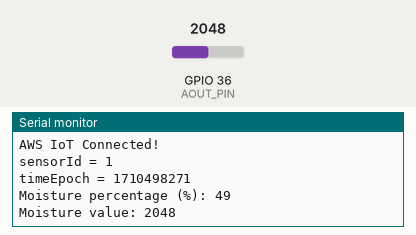
This sketch was run on a simulated ESP32. Shown: the last lines printed to the serial monitor. Inputs (shaded band) come from the test bench; at power-on: GPIO 36 (AOUT_PIN) = 2048. WiFi joins after 1.5 s; servers stay silent unless stated; network time is answered at once with the bench clock; the local clock reads 2024-03-15 10:24:30 at power-on unless the sketch sets it; no MQTT or app messages arrive unless stated; not simulated (calls return 0 or success): secrets.h.

Above: at 2.7 s.
2.8 s: GPIO 36 (AOUT_PIN) set to 2866
At 7.3 s:
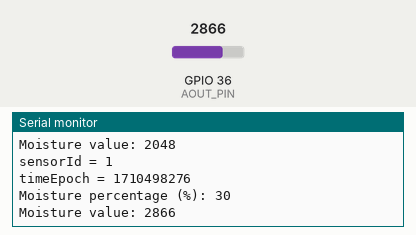
8.8 s: GPIO 36 (AOUT_PIN) set to 3603
At 12.4 s:
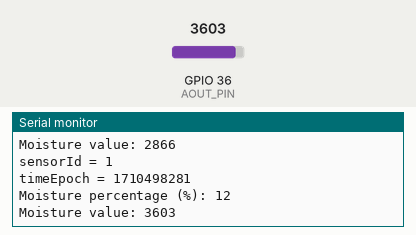
Timing chart, 0 to 13.9 s (numbered marks = the images above; inputs shaded):
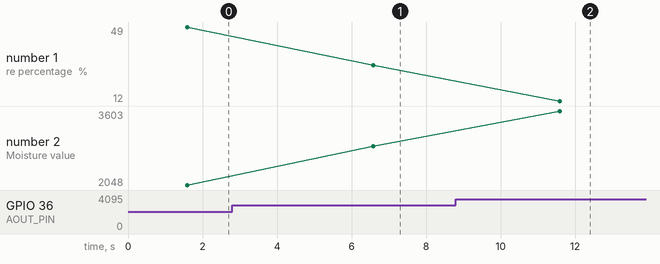

The sketch:

stream-to-iot.ino
```cpp
#include "secrets.h" // Stores Wifi SSID, Wifi password, sensor's device certificate (private and public key), and AWS Root CA's public key
#include <WiFiClientSecure.h>
#include <PubSubClient.h>
#include <ArduinoJson.h>
#include "WiFi.h"
#include <NTPClient.h>
#include <WiFiUdp.h>

// Define ESP32 pin number (36) which connects to AOUT pin of moisture sensor
#define AOUT_PIN 36

// Define AWS IoT endpoint and port, and IoT publish topic the ESP32 is authorized to public to per sensor's device certificate
#define AWS_IOT_PUBLISH_TOPIC "webar-iottopic-sensordata"
#define AWS_IOT_PORT 8883 // for MQTTS
// const char AWS_IOT_ENDPOINT[] = "a26votdjnsez62-ats.iot.eu-central-1.amazonaws.com";
#define AWS_IOT_ENDPOINT "a26votdjnsez62-ats.iot.eu-central-1.amazonaws.com"

// Define the name and id of the soil moisture sensor connected to the ESP32
#define THINGNAME "webar-iotthing-soilsensor"
#define SENSOR_ID 1

unsigned long timeEpoch;
int moistureValue;
int moisturePercentage;

// WiFiClientSecure.h is a base class that provides Client SSL to ESP32 microcontroller
// https://github.com/espressif/arduino-esp32/blob/master/libraries/WiFiClientSecure/src/WiFiClientSecure.h
WiFiClientSecure wifiSecureNetwork = WiFiClientSecure();

// Create a pubsub client which uses WiFi connection with SSL encryption
PubSubClient pubsubClient(wifiSecureNetwork);

// Define NTP Client which connects to NTP server via UDP to get time
WiFiUDP ntpUDP;
NTPClient ntpTimeClient(ntpUDP, "europe.pool.ntp.org");

// Connect to AWS IoT Core using connection credentials
void connectAWSIoTCore() {
  // Set ESP32 as a WiFi station
  WiFi.mode(WIFI_STA);

  // Connect ESP32 to WiFi
  WiFi.begin(WIFI_SSID, WIFI_PASSWORD);
  Serial.println("Connecting to Wi-Fi");
  while (WiFi.status() != WL_CONNECTED) {
    delay(500);
    Serial.print(".");
  }

  // Configure WiFiClientSecure to use the AWS IoT device credentials
  wifiSecureNetwork.setCACert(AWS_CERT_CA);
  wifiSecureNetwork.setCertificate(AWS_CERT_CRT);
  wifiSecureNetwork.setPrivateKey(AWS_CERT_PRIVATE);

  // Connect to the MQTT broker on the AWS endpoint using pubsub client
  pubsubClient.setServer(AWS_IOT_ENDPOINT, AWS_IOT_PORT);

  // Create a message handler
  pubsubClient.setCallback(messageHandler);

  Serial.println("Connecting to AWS IOT");

  while (!pubsubClient.connect(THINGNAME)) {
    Serial.print(".");
    delay(100);
  }

  if (!pubsubClient.connected()) {
    Serial.println("AWS IoT Timeout!");
    return;
  }

  Serial.println("AWS IoT Connected!");
}

// Publish a JSON message to a IoT publish topic
void publishMessage() {
  StaticJsonDocument<200> doc;
  doc["sensorId"] = SENSOR_ID;
  doc["timeEpoch"] = timeEpoch;
  doc["sensorValue"] = moisturePercentage;
  char jsonBuffer[512];
  serializeJson(doc, jsonBuffer); // print to client

  pubsubClient.publish(AWS_IOT_PUBLISH_TOPIC, jsonBuffer);
}

void messageHandler(char* topic, byte* payload, unsigned int length) {
  Serial.print("incoming: ");
  Serial.println(topic);

  StaticJsonDocument<200> doc;
  deserializeJson(doc, payload);
  const char* message = doc["message"];
  Serial.println(message);
}

void setup() {
  // Open serial port with data rate = 115200 bits per sec
  Serial.begin(115200);
  connectAWSIoTCore();

  // Initialize NTP Time Client
  ntpTimeClient.begin();

  // Get offset time in seconds to adjust for local timezone
  // Netherlands is UTC-4:00 Hrs: offset = -4 * 60 * 60 = -14400
  // NO NEED TO OFFSET. NOT SURE WHY.
  //ntpTimeClient.setTimeOffset(-14400);
}

void loop() {
  // Get current date and time from NTP server
  ntpTimeClient.update();

  // Get epoch timestamp
  timeEpoch = ntpTimeClient.getEpochTime();

  // Get moisture sensor reading from sensor
  moistureValue = analogRead(AOUT_PIN);

  // Calculate moisture percentage
  moisturePercentage = (4095 - moistureValue) * 100 / 4095; // 4095 as observed is max value for DRY

  Serial.print("sensorId = ");
  Serial.println(SENSOR_ID);
  Serial.print("timeEpoch = ");
  Serial.println(timeEpoch);
  Serial.print("Moisture percentage (%): ");
  Serial.println(moisturePercentage);
  Serial.print("Moisture value: ");
  Serial.println(moistureValue);

  // Publish sensor reading to IoT Core every 5 seconds
  publishMessage();
  pubsubClient.loop(); // allow client to maintain its connection to IoT server
  delay(5000);
}
```

Measured:
- after the input at 2.8 s, the serial monitor: prints a new line after 3.8 s (image 1)
- after the input at 8.8 s, the serial monitor: prints a new line after 2.8 s (image 2)
- plotted number 1: 49 → 30 after the input at 2.8 s, 30 → 12 after the input at 8.8 s
- plotted number 2: 2048 → 2866 after the input at 2.8 s, 2866 → 3603 after the input at 8.8 s
